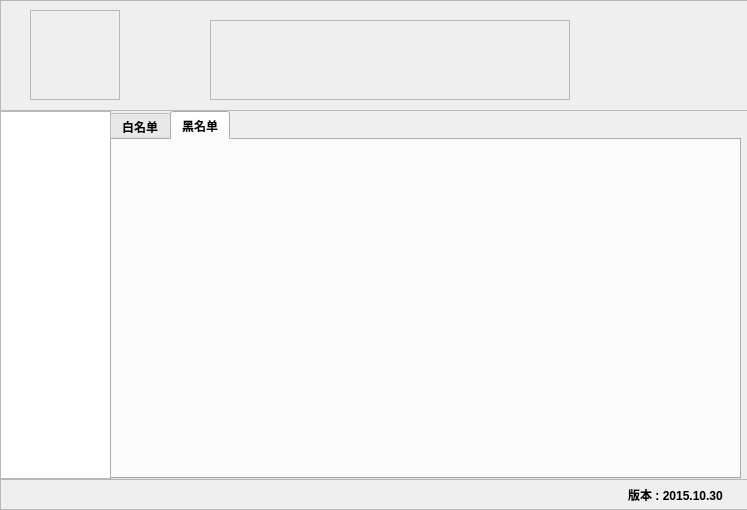
<?xml version="1.0" encoding="UTF-8"?>
<ui version="4.0">
 <class>Form</class>
 <widget class="QWidget" name="Form">
  <property name="geometry">
   <rect>
    <x>0</x>
    <y>0</y>
    <width>747</width>
    <height>510</height>
   </rect>
  </property>
  <property name="windowTitle">
   <string>Form</string>
  </property>
  <widget class="QFrame" name="frame_bkground">
   <property name="geometry">
    <rect>
     <x>0</x>
     <y>0</y>
     <width>751</width>
     <height>511</height>
    </rect>
   </property>
   <property name="styleSheet">
    <string notr="true">border-image: url(:/image/bkg_white.jpg);</string>
   </property>
   <property name="frameShape">
    <enum>QFrame::StyledPanel</enum>
   </property>
   <property name="frameShadow">
    <enum>QFrame::Raised</enum>
   </property>
   <widget class="QFrame" name="frame_top">
    <property name="geometry">
     <rect>
      <x>0</x>
      <y>0</y>
      <width>751</width>
      <height>111</height>
     </rect>
    </property>
    <property name="styleSheet">
     <string notr="true">border-image: url(:/image/bkg_blue.jpg);</string>
    </property>
    <property name="frameShape">
     <enum>QFrame::StyledPanel</enum>
    </property>
    <property name="frameShadow">
     <enum>QFrame::Raised</enum>
    </property>
    <widget class="QFrame" name="frame_top_logo">
     <property name="geometry">
      <rect>
       <x>30</x>
       <y>10</y>
       <width>90</width>
       <height>90</height>
      </rect>
     </property>
     <property name="styleSheet">
      <string notr="true">border-image: url(:/image/logo.png);</string>
     </property>
     <property name="frameShape">
      <enum>QFrame::StyledPanel</enum>
     </property>
     <property name="frameShadow">
      <enum>QFrame::Raised</enum>
     </property>
    </widget>
    <widget class="QFrame" name="frame_top_name">
     <property name="geometry">
      <rect>
       <x>210</x>
       <y>20</y>
       <width>360</width>
       <height>80</height>
      </rect>
     </property>
     <property name="styleSheet">
      <string notr="true">border-image: url(:/image/top_name.png);</string>
     </property>
     <property name="frameShape">
      <enum>QFrame::StyledPanel</enum>
     </property>
     <property name="frameShadow">
      <enum>QFrame::Raised</enum>
     </property>
    </widget>
   </widget>
   <widget class="QFrame" name="frame_bottom">
    <property name="geometry">
     <rect>
      <x>0</x>
      <y>479</y>
      <width>751</width>
      <height>31</height>
     </rect>
    </property>
    <property name="styleSheet">
     <string notr="true">border-image: url(:/image/bkg_blue.jpg);</string>
    </property>
    <property name="frameShape">
     <enum>QFrame::StyledPanel</enum>
    </property>
    <property name="frameShadow">
     <enum>QFrame::Raised</enum>
    </property>
    <widget class="QLabel" name="label_bottom_version">
     <property name="geometry">
      <rect>
       <x>600</x>
       <y>0</y>
       <width>151</width>
       <height>31</height>
      </rect>
     </property>
     <property name="font">
      <font>
       <weight>75</weight>
       <bold>true</bold>
      </font>
     </property>
     <property name="styleSheet">
      <string notr="true"/>
     </property>
     <property name="text">
      <string>版本 : 2015.10.30</string>
     </property>
     <property name="alignment">
      <set>Qt::AlignCenter</set>
     </property>
    </widget>
   </widget>
   <widget class="QListWidget" name="listWidget_left">
    <property name="geometry">
     <rect>
      <x>0</x>
      <y>111</y>
      <width>111</width>
      <height>368</height>
     </rect>
    </property>
    <property name="font">
     <font>
      <weight>75</weight>
      <bold>true</bold>
     </font>
    </property>
    <property name="styleSheet">
     <string notr="true">border-image: url(:/image/bkg_grey.jpg);</string>
    </property>
   </widget>
   <widget class="QTabWidget" name="body1_tabWidget">
    <property name="geometry">
     <rect>
      <x>110</x>
      <y>111</y>
      <width>631</width>
      <height>368</height>
     </rect>
    </property>
    <property name="font">
     <font>
      <family>宋体</family>
      <weight>75</weight>
      <italic>false</italic>
      <bold>true</bold>
      <underline>false</underline>
     </font>
    </property>
    <property name="styleSheet">
     <string notr="true">border-image: url(:/image/bkg_white.jpg);</string>
    </property>
    <property name="currentIndex">
     <number>1</number>
    </property>
    <widget class="QWidget" name="tab_white">
     <attribute name="title">
      <string>白名单</string>
     </attribute>
    </widget>
    <widget class="QWidget" name="tab_black">
     <attribute name="title">
      <string>黑名单</string>
     </attribute>
    </widget>
   </widget>
  </widget>
 </widget>
 <resources>
  <include location="image.qrc"/>
 </resources>
 <connections/>
</ui>
